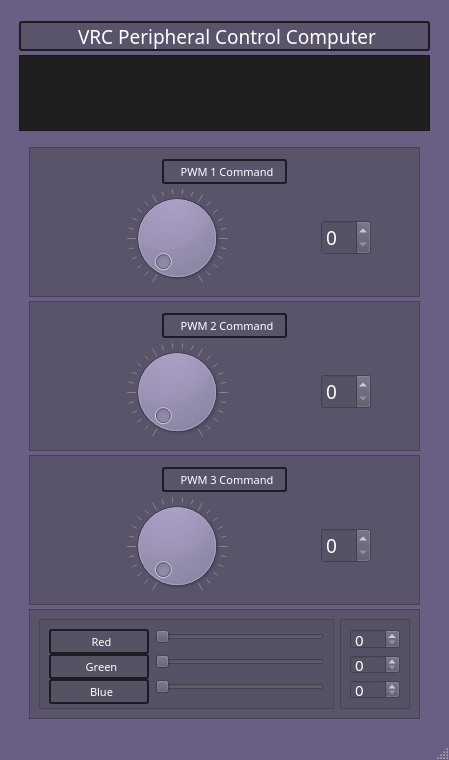
<?xml version="1.0" encoding="UTF-8"?>
<ui version="4.0">
 <class>VRC_PCC</class>
 <widget class="QMainWindow" name="VRC_PCC">
  <property name="geometry">
   <rect>
    <x>0</x>
    <y>0</y>
    <width>449</width>
    <height>760</height>
   </rect>
  </property>
  <property name="sizePolicy">
   <sizepolicy hsizetype="Expanding" vsizetype="Preferred">
    <horstretch>0</horstretch>
    <verstretch>0</verstretch>
   </sizepolicy>
  </property>
  <property name="minimumSize">
   <size>
    <width>420</width>
    <height>760</height>
   </size>
  </property>
  <property name="font">
   <font>
    <family>Arial Black</family>
   </font>
  </property>
  <property name="cursor">
   <cursorShape>ArrowCursor</cursorShape>
  </property>
  <property name="windowTitle">
   <string>VRC Peripheral Control Computer</string>
  </property>
  <property name="autoFillBackground">
   <bool>false</bool>
  </property>
  <property name="styleSheet">
   <string notr="true">QMainWindow {
background: transparent; 
	background-color: rgba(20, 0, 62, 100);
}
QToolTip {
	color: #ffffff;
	background-color: rgba(27, 29, 35, 160);
	border: 1px solid rgb(40, 40, 40);
	border-radius: 2px;
}
</string>
  </property>
  <widget class="QWidget" name="centralwidget">
   <property name="minimumSize">
    <size>
     <width>0</width>
     <height>650</height>
    </size>
   </property>
   <property name="font">
    <font>
     <family>Arial Black</family>
     <pointsize>8</pointsize>
     <weight>75</weight>
     <italic>false</italic>
     <bold>true</bold>
    </font>
   </property>
   <property name="styleSheet">
    <string notr="true">background: transparent;
</string>
   </property>
   <layout class="QVBoxLayout" name="verticalLayout_6">
    <item>
     <widget class="QFrame" name="frame_6">
      <property name="minimumSize">
       <size>
        <width>400</width>
        <height>730</height>
       </size>
      </property>
      <property name="font">
       <font>
        <family>Arial Black</family>
        <pointsize>15</pointsize>
        <weight>50</weight>
        <italic>false</italic>
        <bold>false</bold>
       </font>
      </property>
      <property name="styleSheet">
       <string notr="true">background-color: rgb(99, 99, 99);
QLabel {
	border-radius: 3px;
	border: 2px solid rgb(27, 29, 35);
	padding-left: 5px;
};

</string>
      </property>
      <property name="frameShape">
       <enum>QFrame::StyledPanel</enum>
      </property>
      <property name="frameShadow">
       <enum>QFrame::Raised</enum>
      </property>
      <layout class="QGridLayout" name="gridLayout">
       <item row="2" column="0">
        <widget class="QFrame" name="frame_10">
         <property name="minimumSize">
          <size>
           <width>300</width>
           <height>170</height>
          </size>
         </property>
         <property name="frameShape">
          <enum>QFrame::StyledPanel</enum>
         </property>
         <property name="frameShadow">
          <enum>QFrame::Raised</enum>
         </property>
         <layout class="QVBoxLayout" name="verticalLayout">
          <item>
           <widget class="QFrame" name="frame_5">
            <property name="minimumSize">
             <size>
              <width>200</width>
              <height>150</height>
             </size>
            </property>
            <property name="maximumSize">
             <size>
              <width>16777215</width>
              <height>250</height>
             </size>
            </property>
            <property name="styleSheet">
             <string notr="true">background-color: rgba(86, 81, 100, 200);
color: rgb(255, 255, 255);</string>
            </property>
            <property name="frameShape">
             <enum>QFrame::StyledPanel</enum>
            </property>
            <property name="frameShadow">
             <enum>QFrame::Raised</enum>
            </property>
            <layout class="QVBoxLayout" name="verticalLayout_3">
             <item alignment="Qt::AlignHCenter">
              <widget class="QLabel" name="pwm_1_label">
               <property name="minimumSize">
                <size>
                 <width>125</width>
                 <height>25</height>
                </size>
               </property>
               <property name="maximumSize">
                <size>
                 <width>125</width>
                 <height>20</height>
                </size>
               </property>
               <property name="font">
                <font>
                 <family>Arial Black</family>
                 <pointsize>8</pointsize>
                 <weight>50</weight>
                 <italic>false</italic>
                 <bold>false</bold>
                </font>
               </property>
               <property name="styleSheet">
                <string notr="true">background-color: rgba(255, 255, 255, 0);
border-radius: 3px;
border: 2px solid rgb(27, 29, 35);
padding-left: 5px;</string>
               </property>
               <property name="text">
                <string>PWM 1 Command</string>
               </property>
               <property name="alignment">
                <set>Qt::AlignCenter</set>
               </property>
              </widget>
             </item>
             <item>
              <layout class="QHBoxLayout" name="horizontalLayout_16">
               <item>
                <widget class="QDial" name="pwm_1_dial">
                 <property name="minimumSize">
                  <size>
                   <width>100</width>
                   <height>100</height>
                  </size>
                 </property>
                 <property name="maximumSize">
                  <size>
                   <width>200</width>
                   <height>200</height>
                  </size>
                 </property>
                 <property name="orientation">
                  <enum>Qt::Horizontal</enum>
                 </property>
                 <property name="notchesVisible">
                  <bool>true</bool>
                 </property>
                </widget>
               </item>
               <item>
                <widget class="QSpinBox" name="pwm_1_cmd">
                 <property name="maximumSize">
                  <size>
                   <width>50</width>
                   <height>16777215</height>
                  </size>
                 </property>
                 <property name="font">
                  <font>
                   <family>Arial Black</family>
                   <pointsize>14</pointsize>
                   <weight>50</weight>
                   <italic>false</italic>
                   <bold>false</bold>
                  </font>
                 </property>
                </widget>
               </item>
              </layout>
             </item>
            </layout>
           </widget>
          </item>
          <item>
           <widget class="QFrame" name="frame_8">
            <property name="minimumSize">
             <size>
              <width>200</width>
              <height>150</height>
             </size>
            </property>
            <property name="maximumSize">
             <size>
              <width>16777215</width>
              <height>250</height>
             </size>
            </property>
            <property name="styleSheet">
             <string notr="true">background-color: rgba(86, 81, 100, 200);
color: rgb(255, 255, 255);</string>
            </property>
            <property name="frameShape">
             <enum>QFrame::StyledPanel</enum>
            </property>
            <property name="frameShadow">
             <enum>QFrame::Raised</enum>
            </property>
            <layout class="QVBoxLayout" name="verticalLayout_4">
             <item alignment="Qt::AlignHCenter">
              <widget class="QLabel" name="pwm_2_label">
               <property name="minimumSize">
                <size>
                 <width>125</width>
                 <height>25</height>
                </size>
               </property>
               <property name="maximumSize">
                <size>
                 <width>125</width>
                 <height>20</height>
                </size>
               </property>
               <property name="font">
                <font>
                 <family>Arial Black</family>
                 <pointsize>8</pointsize>
                 <weight>50</weight>
                 <italic>false</italic>
                 <bold>false</bold>
                </font>
               </property>
               <property name="styleSheet">
                <string notr="true">background-color: rgba(255, 255, 255, 0);
border-radius: 3px;
border: 2px solid rgb(27, 29, 35);
padding-left: 5px;</string>
               </property>
               <property name="text">
                <string>PWM 2 Command</string>
               </property>
               <property name="alignment">
                <set>Qt::AlignCenter</set>
               </property>
              </widget>
             </item>
             <item>
              <layout class="QHBoxLayout" name="horizontalLayout_17">
               <item>
                <widget class="QDial" name="pwm_2_dial">
                 <property name="minimumSize">
                  <size>
                   <width>100</width>
                   <height>100</height>
                  </size>
                 </property>
                 <property name="maximumSize">
                  <size>
                   <width>200</width>
                   <height>200</height>
                  </size>
                 </property>
                 <property name="orientation">
                  <enum>Qt::Horizontal</enum>
                 </property>
                 <property name="notchesVisible">
                  <bool>true</bool>
                 </property>
                </widget>
               </item>
               <item>
                <widget class="QSpinBox" name="pwm_2_cmd">
                 <property name="maximumSize">
                  <size>
                   <width>50</width>
                   <height>16777215</height>
                  </size>
                 </property>
                 <property name="font">
                  <font>
                   <family>Arial Black</family>
                   <pointsize>14</pointsize>
                   <weight>50</weight>
                   <italic>false</italic>
                   <bold>false</bold>
                  </font>
                 </property>
                </widget>
               </item>
              </layout>
             </item>
            </layout>
           </widget>
          </item>
          <item>
           <widget class="QFrame" name="frame_9">
            <property name="minimumSize">
             <size>
              <width>200</width>
              <height>150</height>
             </size>
            </property>
            <property name="maximumSize">
             <size>
              <width>16777215</width>
              <height>250</height>
             </size>
            </property>
            <property name="styleSheet">
             <string notr="true">background-color: rgba(86, 81, 100, 200);
color: rgb(255, 255, 255);</string>
            </property>
            <property name="frameShape">
             <enum>QFrame::StyledPanel</enum>
            </property>
            <property name="frameShadow">
             <enum>QFrame::Raised</enum>
            </property>
            <layout class="QVBoxLayout" name="verticalLayout_5">
             <item alignment="Qt::AlignHCenter">
              <widget class="QLabel" name="pwm_3_label">
               <property name="minimumSize">
                <size>
                 <width>125</width>
                 <height>25</height>
                </size>
               </property>
               <property name="maximumSize">
                <size>
                 <width>125</width>
                 <height>20</height>
                </size>
               </property>
               <property name="font">
                <font>
                 <family>Arial Black</family>
                 <pointsize>8</pointsize>
                 <weight>50</weight>
                 <italic>false</italic>
                 <bold>false</bold>
                </font>
               </property>
               <property name="styleSheet">
                <string notr="true">background-color: rgba(255, 255, 255, 0);
border-radius: 3px;
border: 2px solid rgb(27, 29, 35);
padding-left: 5px;</string>
               </property>
               <property name="text">
                <string>PWM 3 Command</string>
               </property>
               <property name="alignment">
                <set>Qt::AlignCenter</set>
               </property>
              </widget>
             </item>
             <item>
              <layout class="QHBoxLayout" name="horizontalLayout_18">
               <item>
                <widget class="QDial" name="pwm_3_dial">
                 <property name="minimumSize">
                  <size>
                   <width>100</width>
                   <height>100</height>
                  </size>
                 </property>
                 <property name="maximumSize">
                  <size>
                   <width>200</width>
                   <height>200</height>
                  </size>
                 </property>
                 <property name="orientation">
                  <enum>Qt::Horizontal</enum>
                 </property>
                 <property name="notchesVisible">
                  <bool>true</bool>
                 </property>
                </widget>
               </item>
               <item>
                <widget class="QSpinBox" name="pwm_3_cmd">
                 <property name="maximumSize">
                  <size>
                   <width>50</width>
                   <height>16777215</height>
                  </size>
                 </property>
                 <property name="font">
                  <font>
                   <family>Arial Black</family>
                   <pointsize>14</pointsize>
                   <weight>50</weight>
                   <italic>false</italic>
                   <bold>false</bold>
                  </font>
                 </property>
                </widget>
               </item>
              </layout>
             </item>
            </layout>
           </widget>
          </item>
          <item>
           <widget class="QFrame" name="frame_7">
            <property name="minimumSize">
             <size>
              <width>300</width>
              <height>110</height>
             </size>
            </property>
            <property name="maximumSize">
             <size>
              <width>5000</width>
              <height>125</height>
             </size>
            </property>
            <property name="styleSheet">
             <string notr="true">background-color: rgba(86, 81, 100, 200);
color: rgb(255, 255, 255);</string>
            </property>
            <property name="frameShape">
             <enum>QFrame::StyledPanel</enum>
            </property>
            <property name="frameShadow">
             <enum>QFrame::Raised</enum>
            </property>
            <layout class="QHBoxLayout" name="horizontalLayout_8">
             <item>
              <widget class="QFrame" name="frame_2">
               <property name="frameShape">
                <enum>QFrame::StyledPanel</enum>
               </property>
               <property name="frameShadow">
                <enum>QFrame::Raised</enum>
               </property>
               <layout class="QFormLayout" name="formLayout">
                <item row="0" column="0">
                 <widget class="QLabel" name="GL_direction_label_2">
                  <property name="minimumSize">
                   <size>
                    <width>100</width>
                    <height>25</height>
                   </size>
                  </property>
                  <property name="maximumSize">
                   <size>
                    <width>100</width>
                    <height>20</height>
                   </size>
                  </property>
                  <property name="font">
                   <font>
                    <family>Arial Black</family>
                    <pointsize>8</pointsize>
                    <weight>50</weight>
                    <italic>false</italic>
                    <bold>false</bold>
                   </font>
                  </property>
                  <property name="styleSheet">
                   <string notr="true">border-radius: 3px;
border: 2px solid rgb(27, 29, 35);
padding-left: 5px;</string>
                  </property>
                  <property name="text">
                   <string>Red</string>
                  </property>
                  <property name="alignment">
                   <set>Qt::AlignCenter</set>
                  </property>
                 </widget>
                </item>
                <item row="0" column="1">
                 <widget class="QSlider" name="red_led_slider">
                  <property name="maximum">
                   <number>255</number>
                  </property>
                  <property name="orientation">
                   <enum>Qt::Horizontal</enum>
                  </property>
                 </widget>
                </item>
                <item row="1" column="0">
                 <widget class="QLabel" name="GL_direction_label_3">
                  <property name="minimumSize">
                   <size>
                    <width>100</width>
                    <height>25</height>
                   </size>
                  </property>
                  <property name="maximumSize">
                   <size>
                    <width>100</width>
                    <height>20</height>
                   </size>
                  </property>
                  <property name="font">
                   <font>
                    <family>Arial Black</family>
                    <pointsize>8</pointsize>
                    <weight>50</weight>
                    <italic>false</italic>
                    <bold>false</bold>
                   </font>
                  </property>
                  <property name="styleSheet">
                   <string notr="true">border-radius: 3px;
border: 2px solid rgb(27, 29, 35);
padding-left: 5px;</string>
                  </property>
                  <property name="text">
                   <string>Green</string>
                  </property>
                  <property name="alignment">
                   <set>Qt::AlignCenter</set>
                  </property>
                 </widget>
                </item>
                <item row="1" column="1">
                 <widget class="QSlider" name="green_led_slider">
                  <property name="maximum">
                   <number>255</number>
                  </property>
                  <property name="orientation">
                   <enum>Qt::Horizontal</enum>
                  </property>
                 </widget>
                </item>
                <item row="2" column="0">
                 <widget class="QLabel" name="GL_direction_label_4">
                  <property name="minimumSize">
                   <size>
                    <width>100</width>
                    <height>25</height>
                   </size>
                  </property>
                  <property name="maximumSize">
                   <size>
                    <width>100</width>
                    <height>20</height>
                   </size>
                  </property>
                  <property name="font">
                   <font>
                    <family>Arial Black</family>
                    <pointsize>8</pointsize>
                    <weight>50</weight>
                    <italic>false</italic>
                    <bold>false</bold>
                   </font>
                  </property>
                  <property name="styleSheet">
                   <string notr="true">border-radius: 3px;
border: 2px solid rgb(27, 29, 35);
padding-left: 5px;</string>
                  </property>
                  <property name="text">
                   <string>Blue</string>
                  </property>
                  <property name="alignment">
                   <set>Qt::AlignCenter</set>
                  </property>
                 </widget>
                </item>
                <item row="2" column="1">
                 <widget class="QSlider" name="blue_led_slider">
                  <property name="maximum">
                   <number>255</number>
                  </property>
                  <property name="orientation">
                   <enum>Qt::Horizontal</enum>
                  </property>
                 </widget>
                </item>
               </layout>
              </widget>
             </item>
             <item>
              <widget class="QFrame" name="frame">
               <property name="frameShape">
                <enum>QFrame::StyledPanel</enum>
               </property>
               <property name="frameShadow">
                <enum>QFrame::Raised</enum>
               </property>
               <layout class="QVBoxLayout" name="verticalLayout_2">
                <item>
                 <widget class="QSpinBox" name="rgb_r_cmd">
                  <property name="maximumSize">
                   <size>
                    <width>50</width>
                    <height>16777215</height>
                   </size>
                  </property>
                  <property name="font">
                   <font>
                    <family>Arial Black</family>
                    <pointsize>11</pointsize>
                    <weight>50</weight>
                    <italic>false</italic>
                    <bold>false</bold>
                   </font>
                  </property>
                  <property name="maximum">
                   <number>255</number>
                  </property>
                 </widget>
                </item>
                <item>
                 <widget class="QSpinBox" name="rgb_g_cmd">
                  <property name="maximumSize">
                   <size>
                    <width>50</width>
                    <height>16777215</height>
                   </size>
                  </property>
                  <property name="font">
                   <font>
                    <family>Arial Black</family>
                    <pointsize>11</pointsize>
                    <weight>50</weight>
                    <italic>false</italic>
                    <bold>false</bold>
                   </font>
                  </property>
                  <property name="maximum">
                   <number>255</number>
                  </property>
                 </widget>
                </item>
                <item>
                 <widget class="QSpinBox" name="rgb_b_cmd">
                  <property name="maximumSize">
                   <size>
                    <width>50</width>
                    <height>16777215</height>
                   </size>
                  </property>
                  <property name="font">
                   <font>
                    <family>Arial Black</family>
                    <pointsize>11</pointsize>
                    <weight>50</weight>
                    <italic>false</italic>
                    <bold>false</bold>
                   </font>
                  </property>
                  <property name="maximum">
                   <number>255</number>
                  </property>
                 </widget>
                </item>
               </layout>
              </widget>
             </item>
            </layout>
           </widget>
          </item>
         </layout>
        </widget>
       </item>
       <item row="0" column="0">
        <widget class="QLabel" name="Title">
         <property name="minimumSize">
          <size>
           <width>200</width>
           <height>30</height>
          </size>
         </property>
         <property name="maximumSize">
          <size>
           <width>16777215</width>
           <height>25</height>
          </size>
         </property>
         <property name="font">
          <font>
           <family>Arial Black</family>
           <pointsize>14</pointsize>
           <weight>10</weight>
           <italic>false</italic>
           <bold>false</bold>
          </font>
         </property>
         <property name="styleSheet">
          <string notr="true">font: 87 14pt &quot;Arial Black&quot;;
background-color: rgba(86, 81, 100, 200);
color: rgb(255, 255, 255);
border-radius: 3px;
border: 2px solid rgb(27, 29, 35);
padding-left: 5px;
</string>
         </property>
         <property name="text">
          <string>VRC Peripheral Control Computer</string>
         </property>
         <property name="alignment">
          <set>Qt::AlignCenter</set>
         </property>
         <property name="buddy">
          <cstring>Mode_Tabs</cstring>
         </property>
        </widget>
       </item>
       <item row="1" column="0">
        <widget class="QTextBrowser" name="terminal_console">
         <property name="maximumSize">
          <size>
           <width>16777215</width>
           <height>100</height>
          </size>
         </property>
         <property name="font">
          <font>
           <family>Monospac821 BT</family>
           <pointsize>8</pointsize>
           <weight>50</weight>
           <italic>false</italic>
           <bold>false</bold>
          </font>
         </property>
         <property name="styleSheet">
          <string notr="true">background-color: rgb(31, 31, 31);
color: rgb(0, 200, 0);
</string>
         </property>
        </widget>
       </item>
      </layout>
     </widget>
    </item>
   </layout>
  </widget>
  <widget class="QStatusBar" name="statusbar">
   <property name="sizePolicy">
    <sizepolicy hsizetype="Preferred" vsizetype="Preferred">
     <horstretch>0</horstretch>
     <verstretch>0</verstretch>
    </sizepolicy>
   </property>
   <property name="styleSheet">
    <string notr="true"/>
   </property>
  </widget>
  <action name="actionManual_Control">
   <property name="text">
    <string>Manual Control</string>
   </property>
  </action>
  <action name="actionProfile_1">
   <property name="text">
    <string>Profile 1</string>
   </property>
  </action>
  <action name="actionProfile_2">
   <property name="text">
    <string>Profile 2</string>
   </property>
  </action>
  <action name="actionCOM1">
   <property name="text">
    <string>COM1</string>
   </property>
  </action>
  <action name="actionCOM2">
   <property name="text">
    <string>COM2</string>
   </property>
  </action>
  <action name="actionCOM3">
   <property name="text">
    <string>COM3</string>
   </property>
  </action>
  <action name="actionCOM4">
   <property name="text">
    <string>COM4</string>
   </property>
  </action>
  <action name="actionCOM5">
   <property name="text">
    <string>COM5</string>
   </property>
  </action>
  <action name="actionCOM6">
   <property name="text">
    <string>COM6</string>
   </property>
  </action>
  <action name="actionCOM7">
   <property name="text">
    <string>COM7</string>
   </property>
  </action>
  <action name="action57600">
   <property name="text">
    <string>9600</string>
   </property>
  </action>
  <action name="action57600_2">
   <property name="text">
    <string>57600</string>
   </property>
  </action>
  <action name="action115200">
   <property name="text">
    <string>115200</string>
   </property>
  </action>
  <action name="actionEnter">
   <property name="text">
    <string>Enter...</string>
   </property>
  </action>
  <action name="actionEnter_2">
   <property name="text">
    <string>Enter...</string>
   </property>
  </action>
 </widget>
 <resources/>
 <connections>
  <connection>
   <sender>pwm_1_dial</sender>
   <signal>valueChanged(int)</signal>
   <receiver>pwm_1_cmd</receiver>
   <slot>setValue(int)</slot>
   <hints>
    <hint type="sourcelabel">
     <x>127</x>
     <y>208</y>
    </hint>
    <hint type="destinationlabel">
     <x>320</x>
     <y>231</y>
    </hint>
   </hints>
  </connection>
  <connection>
   <sender>pwm_1_cmd</sender>
   <signal>valueChanged(int)</signal>
   <receiver>pwm_1_dial</receiver>
   <slot>setValue(int)</slot>
   <hints>
    <hint type="sourcelabel">
     <x>307</x>
     <y>242</y>
    </hint>
    <hint type="destinationlabel">
     <x>177</x>
     <y>263</y>
    </hint>
   </hints>
  </connection>
  <connection>
   <sender>pwm_2_dial</sender>
   <signal>valueChanged(int)</signal>
   <receiver>pwm_2_cmd</receiver>
   <slot>setValue(int)</slot>
   <hints>
    <hint type="sourcelabel">
     <x>160</x>
     <y>381</y>
    </hint>
    <hint type="destinationlabel">
     <x>316</x>
     <y>385</y>
    </hint>
   </hints>
  </connection>
  <connection>
   <sender>pwm_2_cmd</sender>
   <signal>valueChanged(int)</signal>
   <receiver>pwm_2_dial</receiver>
   <slot>setValue(int)</slot>
   <hints>
    <hint type="sourcelabel">
     <x>324</x>
     <y>399</y>
    </hint>
    <hint type="destinationlabel">
     <x>178</x>
     <y>424</y>
    </hint>
   </hints>
  </connection>
  <connection>
   <sender>pwm_3_dial</sender>
   <signal>valueChanged(int)</signal>
   <receiver>pwm_3_cmd</receiver>
   <slot>setValue(int)</slot>
   <hints>
    <hint type="sourcelabel">
     <x>137</x>
     <y>542</y>
    </hint>
    <hint type="destinationlabel">
     <x>311</x>
     <y>541</y>
    </hint>
   </hints>
  </connection>
  <connection>
   <sender>pwm_3_cmd</sender>
   <signal>valueChanged(int)</signal>
   <receiver>pwm_3_dial</receiver>
   <slot>setValue(int)</slot>
   <hints>
    <hint type="sourcelabel">
     <x>317</x>
     <y>551</y>
    </hint>
    <hint type="destinationlabel">
     <x>189</x>
     <y>579</y>
    </hint>
   </hints>
  </connection>
  <connection>
   <sender>red_led_slider</sender>
   <signal>valueChanged(int)</signal>
   <receiver>rgb_r_cmd</receiver>
   <slot>setValue(int)</slot>
   <hints>
    <hint type="sourcelabel">
     <x>221</x>
     <y>641</y>
    </hint>
    <hint type="destinationlabel">
     <x>340</x>
     <y>639</y>
    </hint>
   </hints>
  </connection>
  <connection>
   <sender>rgb_r_cmd</sender>
   <signal>valueChanged(int)</signal>
   <receiver>red_led_slider</receiver>
   <slot>setValue(int)</slot>
   <hints>
    <hint type="sourcelabel">
     <x>344</x>
     <y>631</y>
    </hint>
    <hint type="destinationlabel">
     <x>206</x>
     <y>634</y>
    </hint>
   </hints>
  </connection>
  <connection>
   <sender>green_led_slider</sender>
   <signal>valueChanged(int)</signal>
   <receiver>rgb_g_cmd</receiver>
   <slot>setValue(int)</slot>
   <hints>
    <hint type="sourcelabel">
     <x>264</x>
     <y>656</y>
    </hint>
    <hint type="destinationlabel">
     <x>322</x>
     <y>659</y>
    </hint>
   </hints>
  </connection>
  <connection>
   <sender>rgb_g_cmd</sender>
   <signal>valueChanged(int)</signal>
   <receiver>green_led_slider</receiver>
   <slot>setValue(int)</slot>
   <hints>
    <hint type="sourcelabel">
     <x>325</x>
     <y>671</y>
    </hint>
    <hint type="destinationlabel">
     <x>287</x>
     <y>666</y>
    </hint>
   </hints>
  </connection>
  <connection>
   <sender>blue_led_slider</sender>
   <signal>valueChanged(int)</signal>
   <receiver>rgb_b_cmd</receiver>
   <slot>setValue(int)</slot>
   <hints>
    <hint type="sourcelabel">
     <x>283</x>
     <y>685</y>
    </hint>
    <hint type="destinationlabel">
     <x>320</x>
     <y>687</y>
    </hint>
   </hints>
  </connection>
  <connection>
   <sender>rgb_b_cmd</sender>
   <signal>valueChanged(int)</signal>
   <receiver>blue_led_slider</receiver>
   <slot>setValue(int)</slot>
   <hints>
    <hint type="sourcelabel">
     <x>336</x>
     <y>698</y>
    </hint>
    <hint type="destinationlabel">
     <x>291</x>
     <y>693</y>
    </hint>
   </hints>
  </connection>
 </connections>
</ui>
